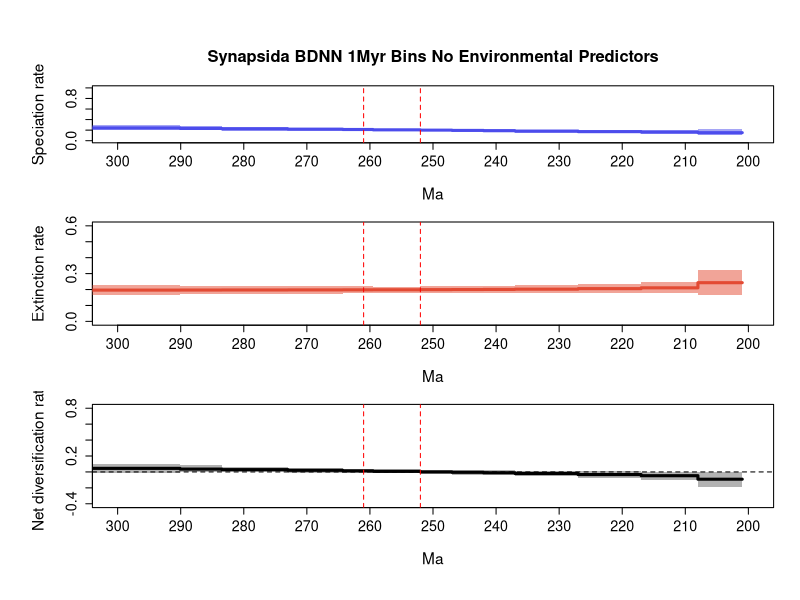

R code for this plot:
## FINAL RTT GRAPH, PROPER FORMATTING CODE BELOW

##################################################### Change file path
pdf(file="C:/Users/SimoesLabAdmin/Documents/BDNN_Arielli/synapsida/mcmc_fixshift_no_predictors/D_bdnn_update/combined_10_RTT_final.pdf", width = 8, height = 10.8, useDingbats = FALSE)

# Set up the layout for 3 vertical plots
par(mfrow=c(3,1), cex.main=1.7, cex.lab=1.4, cex.axis=1.3,
    mgp=c(3.5, 1, 0),      # distance of axis labels from plot
    oma=c(2, 2, 2, 0))     # outer margins for the entire figure

################################################### Your data vectors, time_vec through div_upr (longevity vectors excluded for our purposes)
time_vec=c(309.9727478027344, 290.10001,290.1,283.50001,283.5,273.00001,273.0,264.30001,264.3,259.50001,259.5,252.00001,252.0,247.00001,247.0,242.00001,242.0,237.00001,237.0,227.00001,227.0,217.00001,217.0,208.00001,208.0,200.97370719909668)
sp_mean=c(0.24092791868588506, 0.24092791868588506,0.23220550973597565,0.23220550973597565,0.22574054443172517,0.22574054443172517,0.2177854703949625,0.2177854703949625,0.21176637064759943,0.21176637064759943,0.20600336812348835,0.20600336812348835,0.19991341014622516,0.19991341014622516,0.19490874475656841,0.19490874475656841,0.1898254097955963,0.1898254097955963,0.1821523716273576,0.1821523716273576,0.17213389942921073,0.17213389942921073,0.16335506781707834,0.16335506781707834,0.15168870319855962,0.15168870319855962)
sp_lwr=c(0.19613194954160038, 0.19613194954160038,0.19439366800615687,0.19439366800615687,0.19295001804869807,0.19295001804869807,0.19009747915441116,0.19009747915441116,0.18592832463545886,0.18592832463545886,0.18163987476253304,0.18163987476253304,0.17718335383358713,0.17718335383358713,0.17157937011312424,0.17157937011312424,0.16206260971535236,0.16206260971535236,0.15182890487167458,0.15182890487167458,0.13800884185014944,0.13800884185014944,0.12354997811272926,0.12354997811272926,0.09832156546567075,0.09832156546567075)
sp_upr=c(0.29195556017934904, 0.29195556017934904,0.2725698128718906,0.2725698128718906,0.2592089287286777,0.2592089287286777,0.24501326676308707,0.24501326676308707,0.23419074228956682,0.23419074228956682,0.22631130054743198,0.22631130054743198,0.2214483078572907,0.2214483078572907,0.21848199845756436,0.21848199845756436,0.2133531194265764,0.2133531194265764,0.21041363741311786,0.21041363741311786,0.20786888247258276,0.20786888247258276,0.20298233889641593,0.20298233889641593,0.21808306328670318,0.21808306328670318)
ex_mean=c(0.19620829277081359, 0.19620829277081359,0.19673045044057877,0.19673045044057877,0.19714019690786677,0.19714019690786677,0.19769048861464417,0.19769048861464417,0.19816018141494796,0.19816018141494796,0.1986739853774193,0.1986739853774193,0.19931379111443287,0.19931379111443287,0.19994333917585763,0.19994333917585763,0.2007156519973041,0.2007156519973041,0.2022552343782073,0.2022552343782073,0.205456393151253,0.205456393151253,0.21069529989179314,0.21069529989179314,0.24304027865803685,0.24304027865803685)
ex_lwr=c(0.16546100644112796, 0.16546100644112796,0.16967484926744916,0.16967484926744916,0.17099807166424666,0.17099807166424666,0.17408088143474926,0.17408088143474926,0.17676466165025398,0.17676466165025398,0.17550165351219563,0.17550165351219563,0.1768685020634401,0.1768685020634401,0.17684204222218483,0.17684204222218483,0.17823012577668976,0.17823012577668976,0.17853925100086218,0.17853925100086218,0.1795367165843697,0.1795367165843697,0.17629371543584996,0.17629371543584996,0.1681333174188109,0.1681333174188109)
ex_upr=c(0.22829495798184887, 0.22829495798184887,0.22448407172315074,0.22448407172315074,0.22166255918443611,0.22166255918443611,0.22043367530780086,0.22043367530780086,0.2208385250058307,0.2208385250058307,0.2188950105870215,0.2188950105870215,0.2204127345260146,0.2204127345260146,0.22094160273723423,0.22094160273723423,0.22340128294200762,0.22340128294200762,0.22636827025413772,0.22636827025413772,0.2355638218738132,0.2355638218738132,0.24511263956762583,0.24511263956762583,0.324221470515714,0.324221470515714)
div_mean=c(0.044719625915070366, 0.044719625915070366,0.03547505929539696,0.03547505929539696,0.028600347523857924,0.028600347523857924,0.020094981780318696,0.020094981780318696,0.013606189232651715,0.013606189232651715,0.007329382746069102,0.007329382746069102,0.0005996190317922014,0.0005996190317922014,-0.005034594419289219,-0.005034594419289219,-0.010890242201708058,-0.010890242201708058,-0.020102862750849985,-0.020102862750849985,-0.03332249372204234,-0.03332249372204234,-0.04734023207471495,-0.04734023207471495,-0.09135157545947738,-0.09135157545947738)
div_lwr=c(-0.008452553226518833, -0.008452553226518833,-0.004625839101790291,-0.004625839101790291,-0.006550821932013007,-0.006550821932013007,-0.008468360806200087,-0.008468360806200087,-0.01367611379273509,-0.01367611379273509,-0.01748432952457868,-0.01748432952457868,-0.027431951041502034,-0.027431951041502034,-0.032587163224200855,-0.032587163224200855,-0.04117703172747644,-0.04117703172747644,-0.055478709845917434,-0.055478709845917434,-0.07482045731376166,-0.07482045731376166,-0.09671647307468356,-0.09671647307468356,-0.19099657390189662,-0.19099657390189662)
div_upr=c(0.09906877455381943, 0.09906877455381943,0.0818948439495358,0.0818948439495358,0.06718374113181821,0.06718374113181821,0.05438959895541118,0.05438959895541118,0.04247126602441895,0.04247126602441895,0.03501033141579302,0.03501033141579302,0.025489663262303452,0.025489663262303452,0.022831755142487448,0.022831755142487448,0.01815327821776405,0.01815327821776405,0.012962512121953818,0.012962512121953818,0.008632477769108526,0.008632477769108526,0.0012026689444654404,0.0012026689444654404,-0.0029631581840572074,-0.0029631581840572074)

# Calculate positions for the mass extinction events
perm_trias_extinction = 252 # End-Permian mass extinction (252 Ma)
guadalupian_extinction = 261 # Guadalupian extinction (261 Ma)

# Define custom tick positions at 10 MY intervals
x_ticks <- seq(300, 200, by=-10)
x_tick_labels <- x_ticks

# Convert time_vec to negative values to match your desired format
time_vec_neg <- -time_vec  # Converting to negative for plotting consistency

# First plot: Speciation rate
par(mar=c(5, 5, 4.5, 2))  # bottom, left, top, right margins
plot(time_vec, sp_mean, type='n', ylim=c(0, 1), xlim=c(300, 200),
     ############################################################ Change PDF title
     ylab='Speciation rate', xlab='Ma', main='Synapsida BDNN 1Myr Bins No Environmental Predictors',
     xaxt='n', cex.main=1.5, cex.lab=1.4, cex.axis=1.3) # xaxt removes default x axis
axis(1, at=x_ticks, labels=x_tick_labels, cex.axis=1.3) # Custom x-axis with 10MY interval ticks

# Plot the confidence intervals and mean line
not_NA = !is.na(sp_mean)
polygon(c(time_vec[not_NA], rev(time_vec[not_NA])), 
        c(sp_lwr[not_NA], rev(sp_upr[not_NA])), 
        col = adjustcolor('#4c4cec', alpha = 0.5), border = NA)
lines(time_vec[not_NA], sp_mean[not_NA], col = '#4c4cec', lwd = 3)

# Add vertical lines for mass extinction events
abline(v=perm_trias_extinction, col="red", lty=2)
abline(v=guadalupian_extinction, col="red", lty=2)

# Second plot: Extinction rate
par(mar=c(5, 5, 1, 2))  # bottom, left, top, right margins. Reduced top margin to 2.5 (from 4.5)
plot(time_vec, ex_mean, type='n', ylim=c(0, 0.6), xlim=c(300, 200),
     ylab='Extinction rate', xlab='Ma', 
     xaxt='n', cex.lab=1.4, cex.axis=1.3)
axis(1, at=x_ticks, labels=x_tick_labels, cex.axis=1.3)

# Plot the confidence intervals and mean line
not_NA = !is.na(ex_mean)
polygon(c(time_vec[not_NA], rev(time_vec[not_NA])), 
        c(ex_lwr[not_NA], rev(ex_upr[not_NA])), 
        col = adjustcolor('#e34a33', alpha = 0.5), border = NA)
lines(time_vec[not_NA], ex_mean[not_NA], col = '#e34a33', lwd = 3)

# Add vertical lines for mass extinction events
abline(v=perm_trias_extinction, col="red", lty=2)
abline(v=guadalupian_extinction, col="red", lty=2)

# Third plot: Net diversification rate
par(mar=c(5, 5, 1, 2))  # bottom, left, top, right margins. Reduced top margin to 2.5 (from 4.5)
plot(time_vec, div_mean, type='n', ylim=c(-0.4, 0.8), xlim=c(300, 200),
     ylab='Net diversification rate', xlab='Ma',
     xaxt='n', cex.lab=1.4, cex.axis=1.3)
axis(1, at=x_ticks, labels=x_tick_labels, cex.axis=1.3)

# Plot the confidence intervals and mean line
not_NA = !is.na(div_mean)
polygon(c(time_vec[not_NA], rev(time_vec[not_NA])), 
        c(div_lwr[not_NA], rev(div_upr[not_NA])), 
        col = adjustcolor('black', alpha = 0.3), border = NA)
lines(time_vec[not_NA], div_mean[not_NA], col = 'black', lwd = 3)

# Add horizontal line at y=0 for the net diversification rate
abline(h = 0, col = 'black', lty = 2)

# Add vertical lines for mass extinction events
abline(v=perm_trias_extinction, col="red", lty=2)
abline(v=guadalupian_extinction, col="red", lty=2)

dev.off()
